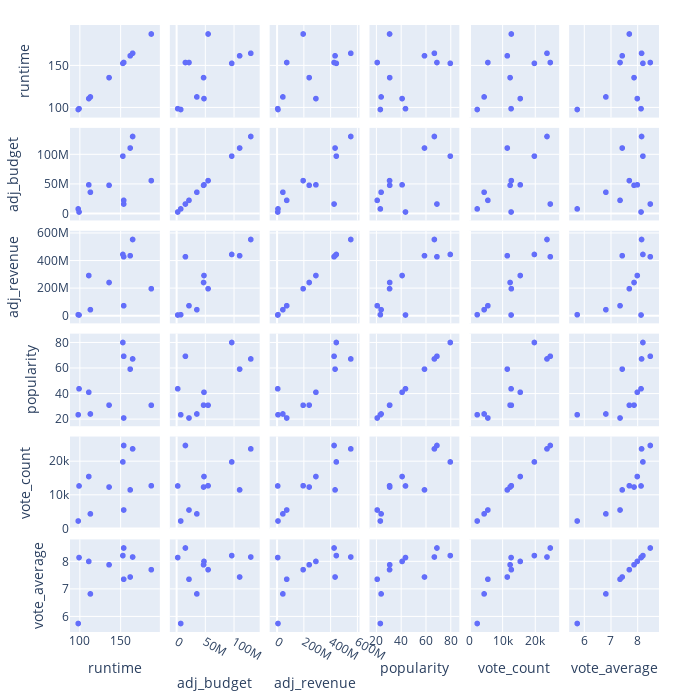

The code cell stored with this chart in its notebook:
### Markdown cell above
With these statistics we can make some early observations:

* Tarantino's films are generally profitable, with the mean adjusted revenue a whole order of magnitude above the mean adjusted budget.
* Most of the standard deviations are high, showing the Tarantino works with a wide range of budgets and his films range in popularity and vote count on TMDB.
* The one column with a low standard deviation is the vote average, showing that, with a mean vote average of 7.6, Tarantino's film consistently score fairly well with TMDB users.

While statistics will give us information about individual columns, we are also interested in how the columns relate to each other. Let's make a pairplot, where each of the columns is plotted against each other. We will leave out unadjusted budget and revenue since they do not correlate will with the other measures based on more recent activity.

### Code cell
fig = px.scatter_matrix(movie_df, dimensions=movie_df[['runtime', 'adj_budget', 'adj_revenue', 'popularity', 'vote_count', 'vote_average']],width=700, height=700)
fig.update_layout(
    margin={'l': 25, 'r': 25, 't': 25, 'b':25}
)
fig.show()

### Figure 1 — Plotly figure (JSON) as saved in the notebook; plotly's stock layout.template omitted (floating-point values rounded to 4 significant figures)
{"data": [{"dimensions": [{"axis": {"matches": true}, "label": "runtime", "values": [99, 154, 98, 154, 111, 136, 113, 153, 165, 188, 162]}, {"axis": {"matches": true}, "label": "adj_budget", "values": [2540721, 16019812, 7795960, 22256912, 48514054, 47739893, 35966751, 97027808, 130299955, 55653651, 110773041]}, {"axis": {"matches": true}, "label": "adj_revenue", "values": [6054857, 428888606, 8297541, 73583508, 292549571, 242135882, 44780649, 445576295, 554254623, 197014075, 436388935]}, {"axis": {"matches": true}, "label": "popularity", "values": [43.99, 69.43, 23.62, 21.08, 41.23, 31.17, 24.24, 80.25, 67.36, 31.07, 59.38]}, {"axis": {"matches": true}, "label": "vote_count", "values": [12753, 24804, 2327, 5607, 15565, 12437, 4450, 19910, 23794, 12818, 11580]}, {"axis": {"matches": true}, "label": "vote_average", "values": [8.141, 8.489, 5.742, 7.352, 8, 7.878, 6.819, 8.212, 8.161, 7.7, 7.434]}], "hovertemplate": "%{xaxis.title.text}=%{x}<br>%{yaxis.title.text}=%{y}<extra></extra>", "legendgroup": "", "marker": {"color": "#636efa", "symbol": "circle"}, "name": "", "showlegend": false, "type": "splom"}], "layout": {"dragmode": "select", "height": 700, "legend": {"tracegroupgap": 0}, "margin": {"b": 25, "l": 25, "r": 25, "t": 25}, "width": 700}}
